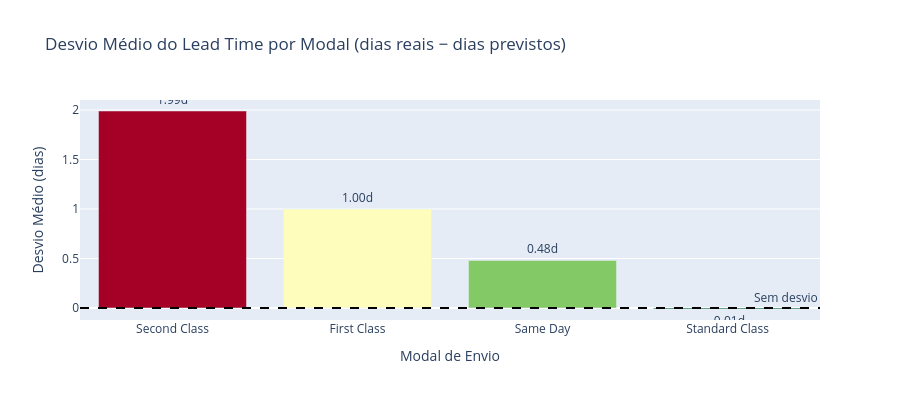

The notebook cell saved with this chart:
### Markdown cell above
## 6. Diferença entre Lead Time Real e Programado

### Code cell
df_validos['Desvio Lead Time'] = df_validos['Days for shipping (real)'] - df_validos['Days for shipment (scheduled)']

desvio_modal = df_validos.groupby('Shipping Mode')['Desvio Lead Time'].mean().round(2).reset_index()
desvio_modal.columns = ['Modal', 'Desvio Médio (dias)']
desvio_modal = desvio_modal.sort_values('Desvio Médio (dias)', ascending=False)

fig = px.bar(
    desvio_modal,
    x='Modal', y='Desvio Médio (dias)',
    text='Desvio Médio (dias)',
    color='Desvio Médio (dias)',
    color_continuous_scale='RdYlGn_r',
    title='Desvio Médio do Lead Time por Modal (dias reais − dias previstos)',
    labels={'Modal': 'Modal de Envio'}
)
fig.update_traces(texttemplate='%{text:.2f}d', textposition='outside')
fig.add_hline(y=0, line_dash='dash', line_color='black', annotation_text='Sem desvio')
fig.update_layout(height=400, coloraxis_showscale=False)
fig.show()

### Figure 1 — Plotly figure (JSON) as saved in the notebook; plotly's stock layout.template omitted (floating-point values rounded to 4 significant figures)
{"data": [{"hovertemplate": "Modal de Envio=%{x}<br>Desvio Médio (dias)=%{marker.color}<extra></extra>", "legendgroup": "", "marker": {"color": [1.99, 1.0, 0.48, -0.01], "coloraxis": "coloraxis", "pattern": {"shape": ""}}, "name": "", "orientation": "v", "showlegend": false, "text": [1.99, 1.0, 0.48, -0.01], "textposition": "outside", "texttemplate": "%{text:.2f}d", "type": "bar", "x": ["Second Class", "First Class", "Same Day", "Standard Class"], "xaxis": "x", "y": [1.99, 1.0, 0.48, -0.01], "yaxis": "y"}], "layout": {"annotations": [{"showarrow": false, "text": "Sem desvio", "x": 1, "xanchor": "right", "xref": "x domain", "y": 0, "yanchor": "bottom", "yref": "y"}], "barmode": "relative", "coloraxis": {"colorbar": {"title": {"text": "Desvio Médio (dias)"}}, "colorscale": [[0.0, "rgb(0,104,55)"], [0.1, "rgb(26,152,80)"], [0.2, "rgb(102,189,99)"], [0.3, "rgb(166,217,106)"], [0.4, "rgb(217,239,139)"], [0.5, "rgb(255,255,191)"], [0.6, "rgb(254,224,139)"], [0.7, "rgb(253,174,97)"], [0.8, "rgb(244,109,67)"], [0.9, "rgb(215,48,39)"], [1.0, "rgb(165,0,38)"]], "showscale": false}, "height": 400, "legend": {"tracegroupgap": 0}, "shapes": [{"line": {"color": "black", "dash": "dash"}, "type": "line", "x0": 0, "x1": 1, "xref": "x domain", "y0": 0, "y1": 0, "yref": "y"}], "title": {"text": "Desvio Médio do Lead Time por Modal (dias reais − dias previstos)"}, "xaxis": {"anchor": "y", "domain": [0.0, 1.0], "title": {"text": "Modal de Envio"}}, "yaxis": {"anchor": "x", "domain": [0.0, 1.0], "title": {"text": "Desvio Médio (dias)"}}}}
